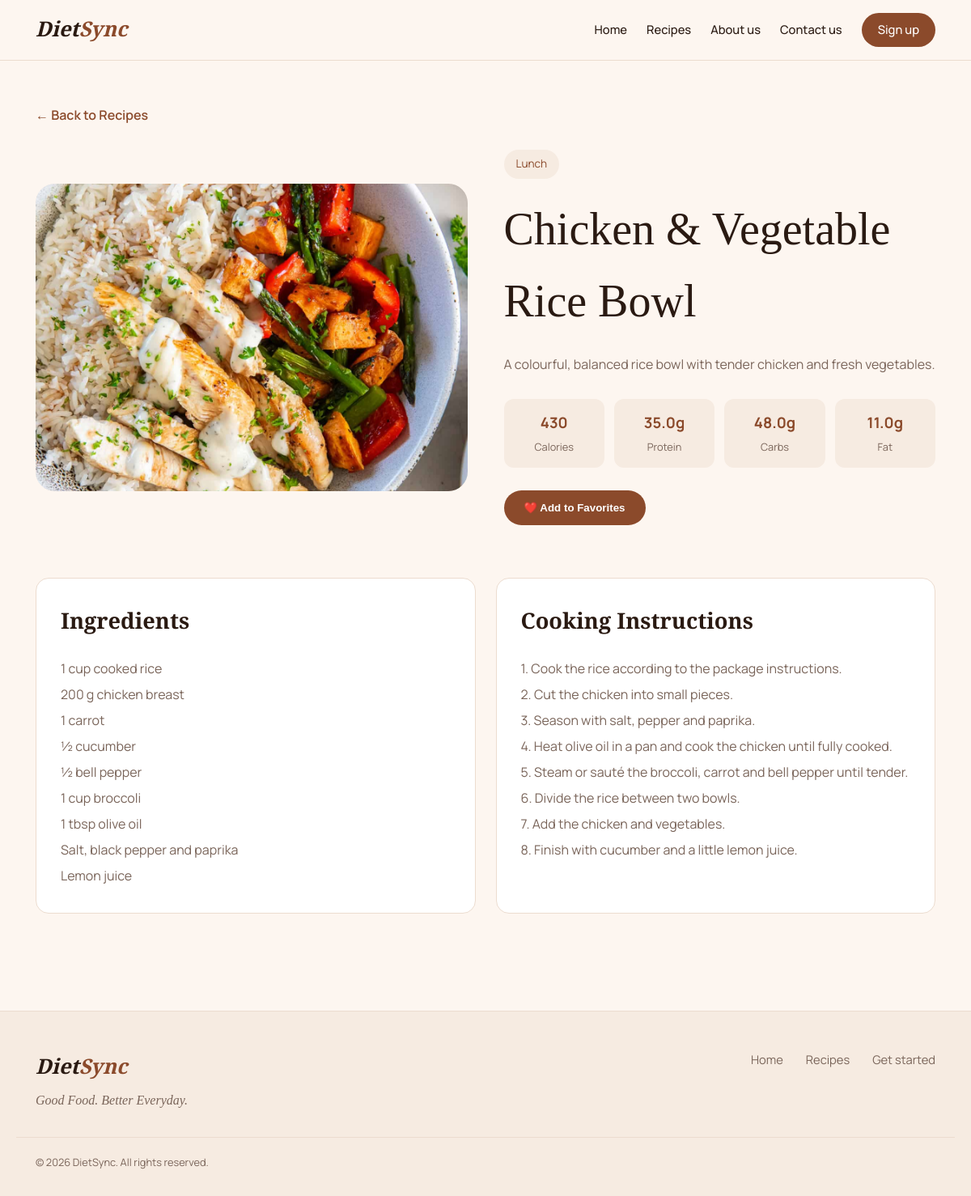
Page /recipes/1/ on the committed database.
### core/models.py (models this page shows, shortened)
class Recipe(models.Model):
    MEAL_TYPES = [
        ("breakfast", "Breakfast"),
        ("lunch", "Lunch"),
        ("dinner", "Dinner"),
        ("snack", "Snacks"),
    ]
    CATEGORIES = [
        ("weight_gain", "Weight Gain"),
        ("muscle_support", "Muscle Support"),
        ("balanced", "Balanced Nutrition"),
    ]
    title = models.CharField(max_length=200)
    description = models.TextField()
    image = models.ImageField(upload_to="recipes/")
    ingredients = models.TextField()
    instructions = models.TextField()
    calories = models.IntegerField(blank=True, null=True)
    protein = models.FloatField(blank=True, null=True)
    carbs = models.FloatField(blank=True, null=True)
    fat = models.FloatField(blank=True, null=True)
    is_featured = models.BooleanField(default=False)
    created_at = models.DateTimeField(auto_now_add=True)
    meal_type = models.CharField(max_length=20, choices=MEAL_TYPES, blank=True)
    nutrition_category = models.CharField(max_length=20, choices=CATEGORIES, blank=True)
    class Meta:
        permissions = [
            ("can_manage_recipes", "Can manage recipes"),
            ("can_feature_recipes", "Can feature recipes"),
            ("can_view_all_recipes", "Can view all recipes"),
        ]
    is_deleted = models.BooleanField(default=False)
    deleted_at = models.DateTimeField(null=True, blank=True)
    objects = RecipeManager()
    all_objects = models.Manager()

### core/views.py (the view)
# urls.py: path("recipes/<int:pk>/",recipe_detail_view, name="recipe_detail"),
def recipe_detail_view(request, pk):
    recipe = Recipe.objects.get(pk=pk)
    return render(request, "recipe_detail.html", {"recipe": recipe})

### core/models.py (called while the page is built)
    def get_queryset(self):
        return super().get_queryset().filter(is_deleted=False)

### core/templates/recipe_detail.html (shortened to what this page needs)
{% extends "core_base.html" %}
{% load static %}
{% block extra_css %}
<link rel="stylesheet" href="{% static 'css/recipe_detail.css' %}">
{% endblock %}
{% block content %}
<section class="recipe-detail">
    <div class="rd-container">
        <a href="{% url 'recipes' %}" class="back-link">
            ← Back to Recipes
        </a>
        <div class="rd-main">
            <div class="rd-image">
                {% if recipe.image %}
                    <img src="{{ recipe.image.url }}" alt="{{ recipe.title }}">
                {% else %}
                    <div class="rd-image-empty">
                        No image available
                    </div>
                {% endif %}
            </div>
            <div class="rd-info">
                {% if recipe.meal_type %}
                    <span class="rd-tag">{{ recipe.get_meal_type_display }}</span>
                {% endif %}
                <h1>{{ recipe.title }}</h1>
                <p class="rd-description">
                    {{ recipe.description }}
                </p>
                <div class="rd-nutrition">
                    <div>
                        <strong>{{ recipe.calories|default:"—" }}</strong>
                        <span>Calories</span>
                    </div>
                    <div>
                        <strong>{{ recipe.protein|default:"—" }}{% if recipe.protein %}g{% endif %}</strong>
                        <span>Protein</span>
                    </div>
                    <div>
                        <strong>{{ recipe.carbs|default:"—" }}{% if recipe.carbs %}g{% endif %}</strong>
                        <span>Carbs</span>
                    </div>
                    <div>
                        <strong>{{ recipe.fat|default:"—" }}{% if recipe.fat %}g{% endif %}</strong>
                        <span>Fat</span>
                    </div>
                </div>
                <form method="POST" action="{% url 'favorite_toggle' recipe.id %}">
                    <button type="submit" class="favorite-button">
                        ❤️ Add to Favorites
                    </button>
                </form>
            </div>
        </div>
        <div class="rd-content">
            <div class="rd-card">
                <h2>Ingredients</h2>
                <div class="rd-text">
                    {{ recipe.ingredients|linebreaks }}
                </div>
            </div>
            <div class="rd-card">
                <h2>Cooking Instructions</h2>
                <div class="rd-text">
                    {{ recipe.instructions|linebreaks }}
                </div>
            </div>
        </div>
    </div>
</section>
{% endblock %}

### core/static/css/base.css (style rules this page uses)
:root { --bg: #fdf6f0; --bg-soft: #f6ebe1; --surface: #ffffff; --brown: #8b4a2b; --brown-dark: #6f3a20; --text: #2a1a12; --muted: #7a655a; --line: #ecdccf; --radius: 16px; }
* { box-sizing: border-box; margin: 0; padding: 0; }
html { scroll-behavior: smooth; }
body { font-family: "Manrope", sans-serif; background: var(--bg); color: var(--text); line-height: 1.6; }
a { color: inherit; text-decoration: none; }
img { max-width: 100%; display: block; }

### core/static/css/recipe_detail.css (style rules this page uses)
.rd-container { max-width: 1160px; margin: 0 auto; padding: 0 24px; }
.recipe-detail { padding: 55px 0 80px; }
.back-link { display: inline-block; color: var(--brown); margin-bottom: 30px; font-weight: 600; }
.rd-main { display: grid; grid-template-columns: 1fr 1fr; gap: 45px; align-items: center; }
.rd-image { height: 380px; border-radius: 24px; overflow: hidden; background: var(--bg-soft); }
.rd-image img { width: 100%; height: 100%; object-fit: cover; }
.rd-tag { display: inline-block; padding: 7px 15px; border-radius: 30px; background: var(--bg-soft); color: var(--brown); font-size: 0.85rem; margin-bottom: 18px; }
.rd-info h1 { font-family: "Playfair Display", serif; font-size: clamp(2.2rem, 5vw, 3.5rem); font-weight: 500; margin-bottom: 18px; }
.rd-description { color: var(--muted); line-height: 1.8; margin-bottom: 28px; }
.rd-nutrition { display: grid; grid-template-columns: repeat(4, 1fr); gap: 12px; margin-bottom: 28px; }
.rd-nutrition div { background: var(--bg-soft); padding: 15px 8px; border-radius: 12px; text-align: center; }
.rd-nutrition strong { display: block; color: var(--brown); font-size: 1.15rem; }
.rd-nutrition span { display: block; font-size: 0.8rem; color: var(--muted); margin-top: 5px; }
.favorite-button { padding: 14px 25px; border: none; border-radius: 999px; background: var(--brown); color: white; font-weight: 600; cursor: pointer; }
.rd-content { display: grid; grid-template-columns: 1fr 1fr; gap: 25px; margin-top: 65px; }
.rd-card { padding: 30px; border: 1px solid var(--line); border-radius: var(--radius); background: var(--surface); }
.rd-card h2 { font-family: "Playfair Display", serif; font-size: 1.7rem; margin-bottom: 22px; }
.rd-text { color: var(--muted); line-height: 2; }

### rows in the picture
Recipe: image (picture), meal_type "Lunch", title "Chicken & Vegetable Rice Bowl", description "A colourful, balanced rice bowl with tender chicken and fresh vegetables.", calories "430", protein "35.0", carbs "48.0", fat "11.0", ingredients "1 cup cooked rice 200 g chicken breast 1 carrot ½ cucumber ½ bell pepper 1 cup broccoli 1 tbsp olive oil Salt, black pepper and paprika Lemon juice", instructions "1. Cook the rice according to the package instructions. 2. Cut the chicken into small pieces. 3. Season with salt, pepper and paprika. 4. Heat olive oil in a pan and cook the chicken until fully cooked. 5. Steam or sauté the broccoli, carrot and bell pepper until tender. 6. Divide the rice between two bowls. 7. Add the chicken and vegetables. 8. Finish with cucumber and a little lemon juice."
